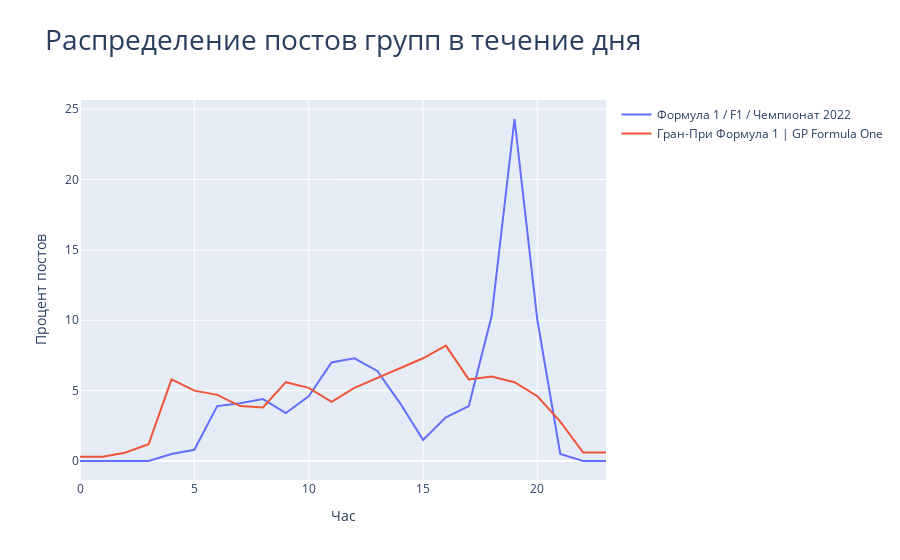

Source (notebook cell):
### Markdown cell above
#### Так как в одной группе меньше постов, чем 2000, стоит нормализовать эти данные и построить новые графики

### Code cell
fig = go.Figure()

gp_df_hours_norm = [round(100*i/len(gp_df['date_post']), 1) for i in gp_df['date_post'].dt.hour.value_counts().sort_index().values]
formula_df_hours_norm = [round(100*i/len(formula_df['date_post']) , 1) for i in formula_df_post_hours]

fig.add_trace(go.Line(name="Формула 1 / F1 / Чемпионат 2022", 
                      x=list(range(24)),
                      y=formula_df_hours_norm))
fig.add_trace(go.Line(name="Гран-При Формула 1 | GP Formula One", 
                      x=list(range(24)),
                      y=gp_df_hours_norm))


fig.update_layout(title='Распределение постов групп в течение дня')
fig.update_traces(hoverinfo='x+y', hovertemplate="%{x} часов: %{y}% постов")
fig.update_yaxes(title="Процент постов")
fig.update_xaxes(title="Час")
fig.update_layout(title_font={'size': 28})
fig.show()

### Figure 1 — Plotly figure (JSON) as saved in the notebook; plotly's stock layout.template omitted (floating-point values rounded to 4 significant figures)
{"data": [{"hoverinfo": "x+y", "hovertemplate": "%{x} часов: %{y}% постов", "name": "Формула 1 / F1 / Чемпионат 2022", "type": "scatter", "x": [0, 1, 2, 3, 4, 5, 6, 7, 8, 9, 10, 11, 12, 13, 14, 15, 16, 17, 18, 19, 20, 21, 22, 23], "y": [0, 0, 0, 0, 0.5, 0.8, 3.9, 4.1, 4.4, 3.4, 4.6, 7, 7.3, 6.4, 4.1, 1.5, 3.1, 3.9, 10.3, 24.3, 10, 0.5, 0, 0]}, {"hoverinfo": "x+y", "hovertemplate": "%{x} часов: %{y}% постов", "name": "Гран-При Формула 1 | GP Formula One", "type": "scatter", "x": [0, 1, 2, 3, 4, 5, 6, 7, 8, 9, 10, 11, 12, 13, 14, 15, 16, 17, 18, 19, 20, 21, 22, 23], "y": [0.3, 0.3, 0.6, 1.2, 5.8, 5, 4.7, 3.9, 3.8, 5.6, 5.2, 4.2, 5.2, 5.9, 6.6, 7.3, 8.2, 5.8, 6, 5.6, 4.6, 2.8, 0.6, 0.6]}], "layout": {"title": {"font": {"size": 28}, "text": "Распределение постов групп в течение дня"}, "xaxis": {"title": {"text": "Час"}}, "yaxis": {"title": {"text": "Процент постов"}}}}
